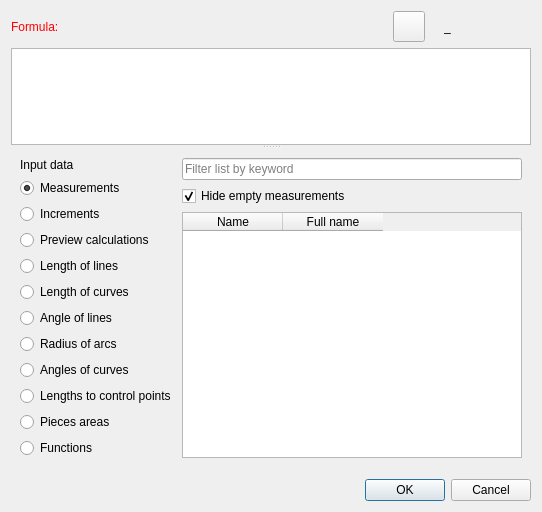
<?xml version="1.0" encoding="UTF-8"?>
<ui version="4.0">
 <class>DialogEditWrongFormula</class>
 <widget class="QDialog" name="DialogEditWrongFormula">
  <property name="windowModality">
   <enum>Qt::WindowModal</enum>
  </property>
  <property name="geometry">
   <rect>
    <x>0</x>
    <y>0</y>
    <width>542</width>
    <height>512</height>
   </rect>
  </property>
  <property name="windowTitle">
   <string>Edit formula</string>
  </property>
  <property name="windowIcon">
   <iconset resource="../../../vmisc/share/resources/icon.qrc">
    <normaloff>:/icon/64x64/icon64x64.png</normaloff>:/icon/64x64/icon64x64.png</iconset>
  </property>
  <property name="modal">
   <bool>true</bool>
  </property>
  <layout class="QVBoxLayout" name="verticalLayout_5">
   <item>
    <layout class="QHBoxLayout" name="horizontalLayout_2">
     <item alignment="Qt::AlignLeft">
      <widget class="QLabel" name="labelEditFormula">
       <property name="sizePolicy">
        <sizepolicy hsizetype="Fixed" vsizetype="Preferred">
         <horstretch>0</horstretch>
         <verstretch>0</verstretch>
        </sizepolicy>
       </property>
       <property name="palette">
        <palette>
         <active>
          <colorrole role="WindowText">
           <brush brushstyle="SolidPattern">
            <color alpha="255">
             <red>255</red>
             <green>0</green>
             <blue>0</blue>
            </color>
           </brush>
          </colorrole>
         </active>
         <inactive>
          <colorrole role="WindowText">
           <brush brushstyle="SolidPattern">
            <color alpha="255">
             <red>255</red>
             <green>0</green>
             <blue>0</blue>
            </color>
           </brush>
          </colorrole>
         </inactive>
         <disabled>
          <colorrole role="WindowText">
           <brush brushstyle="SolidPattern">
            <color alpha="255">
             <red>159</red>
             <green>158</green>
             <blue>158</blue>
            </color>
           </brush>
          </colorrole>
         </disabled>
        </palette>
       </property>
       <property name="text">
        <string>Formula:</string>
       </property>
      </widget>
     </item>
     <item>
      <spacer name="horizontalSpacer">
       <property name="orientation">
        <enum>Qt::Horizontal</enum>
       </property>
       <property name="sizeHint" stdset="0">
        <size>
         <width>40</width>
         <height>20</height>
        </size>
       </property>
      </spacer>
     </item>
     <item alignment="Qt::AlignRight">
      <widget class="QToolButton" name="toolButtonPutHere">
       <property name="toolTip">
        <string>Insert variable into formula</string>
       </property>
       <property name="text">
        <string notr="true"/>
       </property>
       <property name="icon">
        <iconset resource="../../../vmisc/share/resources/icon.qrc">
         <normaloff>:/icon/24x24/putHere.png</normaloff>:/icon/24x24/putHere.png</iconset>
       </property>
       <property name="iconSize">
        <size>
         <width>24</width>
         <height>24</height>
        </size>
       </property>
      </widget>
     </item>
     <item alignment="Qt::AlignRight">
      <widget class="QLabel" name="label">
       <property name="text">
        <string/>
       </property>
       <property name="pixmap">
        <pixmap resource="../../../vmisc/share/resources/icon.qrc">:/icon/light/24x24/equal.png</pixmap>
       </property>
      </widget>
     </item>
     <item alignment="Qt::AlignRight">
      <widget class="QLabel" name="labelResultCalculation">
       <property name="sizePolicy">
        <sizepolicy hsizetype="Fixed" vsizetype="Preferred">
         <horstretch>0</horstretch>
         <verstretch>0</verstretch>
        </sizepolicy>
       </property>
       <property name="minimumSize">
        <size>
         <width>87</width>
         <height>0</height>
        </size>
       </property>
       <property name="toolTip">
        <string>Value</string>
       </property>
       <property name="whatsThis">
        <string notr="true"/>
       </property>
       <property name="text">
        <string notr="true">_</string>
       </property>
      </widget>
     </item>
    </layout>
   </item>
   <item>
    <widget class="QSplitter" name="splitter">
     <property name="orientation">
      <enum>Qt::Vertical</enum>
     </property>
     <widget class="VPlainTextEdit" name="plainTextEditFormula">
      <property name="sizePolicy">
       <sizepolicy hsizetype="Expanding" vsizetype="Preferred">
        <horstretch>0</horstretch>
        <verstretch>0</verstretch>
       </sizepolicy>
      </property>
      <property name="baseSize">
       <size>
        <width>0</width>
        <height>0</height>
       </size>
      </property>
      <property name="toolTip">
       <string>Calculation</string>
      </property>
      <property name="tabChangesFocus">
       <bool>true</bool>
      </property>
     </widget>
     <widget class="QFrame" name="layoutWidget">
      <layout class="QVBoxLayout" name="verticalLayout_4" stretch="3,1">
       <item>
        <layout class="QHBoxLayout" name="horizontalLayout_3">
         <item>
          <layout class="QVBoxLayout" name="verticalLayout_2">
           <item>
            <layout class="QVBoxLayout" name="verticalLayout_3">
             <item>
              <widget class="QLabel" name="label_8">
               <property name="sizePolicy">
                <sizepolicy hsizetype="Preferred" vsizetype="Preferred">
                 <horstretch>0</horstretch>
                 <verstretch>0</verstretch>
                </sizepolicy>
               </property>
               <property name="text">
                <string>Input data</string>
               </property>
              </widget>
             </item>
             <item>
              <widget class="QRadioButton" name="radioButtonStandardTable">
               <property name="sizePolicy">
                <sizepolicy hsizetype="Minimum" vsizetype="Expanding">
                 <horstretch>0</horstretch>
                 <verstretch>0</verstretch>
                </sizepolicy>
               </property>
               <property name="text">
                <string>Measurements</string>
               </property>
               <property name="checked">
                <bool>true</bool>
               </property>
              </widget>
             </item>
             <item>
              <widget class="QRadioButton" name="radioButtonIncrements">
               <property name="sizePolicy">
                <sizepolicy hsizetype="Minimum" vsizetype="Expanding">
                 <horstretch>0</horstretch>
                 <verstretch>0</verstretch>
                </sizepolicy>
               </property>
               <property name="text">
                <string>Increments</string>
               </property>
              </widget>
             </item>
             <item>
              <widget class="QRadioButton" name="radioButtonPC">
               <property name="text">
                <string>Preview calculations</string>
               </property>
              </widget>
             </item>
             <item>
              <widget class="QRadioButton" name="radioButtonLengthLine">
               <property name="enabled">
                <bool>true</bool>
               </property>
               <property name="sizePolicy">
                <sizepolicy hsizetype="Minimum" vsizetype="Expanding">
                 <horstretch>0</horstretch>
                 <verstretch>0</verstretch>
                </sizepolicy>
               </property>
               <property name="text">
                <string>Length of lines</string>
               </property>
              </widget>
             </item>
             <item>
              <widget class="QRadioButton" name="radioButtonLengthSpline">
               <property name="enabled">
                <bool>true</bool>
               </property>
               <property name="sizePolicy">
                <sizepolicy hsizetype="Minimum" vsizetype="Expanding">
                 <horstretch>0</horstretch>
                 <verstretch>0</verstretch>
                </sizepolicy>
               </property>
               <property name="text">
                <string>Length of curves</string>
               </property>
              </widget>
             </item>
             <item>
              <widget class="QRadioButton" name="radioButtonAngleLine">
               <property name="enabled">
                <bool>true</bool>
               </property>
               <property name="sizePolicy">
                <sizepolicy hsizetype="Minimum" vsizetype="Expanding">
                 <horstretch>0</horstretch>
                 <verstretch>0</verstretch>
                </sizepolicy>
               </property>
               <property name="text">
                <string>Angle of lines</string>
               </property>
              </widget>
             </item>
             <item>
              <widget class="QRadioButton" name="radioButtonRadiusesArcs">
               <property name="sizePolicy">
                <sizepolicy hsizetype="Minimum" vsizetype="Expanding">
                 <horstretch>0</horstretch>
                 <verstretch>0</verstretch>
                </sizepolicy>
               </property>
               <property name="text">
                <string>Radius of arcs</string>
               </property>
              </widget>
             </item>
             <item>
              <widget class="QRadioButton" name="radioButtonAnglesCurves">
               <property name="sizePolicy">
                <sizepolicy hsizetype="Minimum" vsizetype="Expanding">
                 <horstretch>0</horstretch>
                 <verstretch>0</verstretch>
                </sizepolicy>
               </property>
               <property name="text">
                <string>Angles of curves</string>
               </property>
              </widget>
             </item>
             <item>
              <widget class="QRadioButton" name="radioButtonCLength">
               <property name="text">
                <string>Lengths to control points</string>
               </property>
              </widget>
             </item>
             <item>
              <widget class="QRadioButton" name="radioButtonPieceArea">
               <property name="text">
                <string>Pieces areas</string>
               </property>
              </widget>
             </item>
             <item>
              <widget class="QRadioButton" name="radioButtonFunctions">
               <property name="sizePolicy">
                <sizepolicy hsizetype="Minimum" vsizetype="Expanding">
                 <horstretch>0</horstretch>
                 <verstretch>0</verstretch>
                </sizepolicy>
               </property>
               <property name="text">
                <string>Functions</string>
               </property>
              </widget>
             </item>
            </layout>
           </item>
          </layout>
         </item>
         <item>
          <layout class="QVBoxLayout" name="verticalLayout">
           <item>
            <widget class="QLineEdit" name="filterFormulaInputs">
             <property name="placeholderText">
              <string>Filter list by keyword</string>
             </property>
            </widget>
           </item>
           <item>
            <widget class="QCheckBox" name="checkBoxHideEmpty">
             <property name="text">
              <string>Hide empty measurements</string>
             </property>
             <property name="checked">
              <bool>true</bool>
             </property>
            </widget>
           </item>
           <item>
            <widget class="QTableWidget" name="tableWidget">
             <property name="minimumSize">
              <size>
               <width>0</width>
               <height>0</height>
              </size>
             </property>
             <property name="cursor" stdset="0">
              <cursorShape>PointingHandCursor</cursorShape>
             </property>
             <property name="sortingEnabled">
              <bool>true</bool>
             </property>
             <column>
              <property name="text">
               <string>Name</string>
              </property>
             </column>
             <column>
              <property name="text">
               <string>Full name</string>
              </property>
             </column>
            </widget>
           </item>
          </layout>
         </item>
        </layout>
       </item>
       <item>
        <widget class="VElidedLabel" name="labelDescription">
         <property name="sizePolicy">
          <sizepolicy hsizetype="Expanding" vsizetype="Expanding">
           <horstretch>0</horstretch>
           <verstretch>0</verstretch>
          </sizepolicy>
         </property>
         <property name="frameShape">
          <enum>QFrame::NoFrame</enum>
         </property>
         <property name="frameShadow">
          <enum>QFrame::Raised</enum>
         </property>
        </widget>
       </item>
      </layout>
     </widget>
    </widget>
   </item>
   <item>
    <widget class="QDialogButtonBox" name="buttonBox">
     <property name="orientation">
      <enum>Qt::Horizontal</enum>
     </property>
     <property name="standardButtons">
      <set>QDialogButtonBox::Cancel|QDialogButtonBox::Ok</set>
     </property>
    </widget>
   </item>
  </layout>
 </widget>
 <customwidgets>
  <customwidget>
   <class>VPlainTextEdit</class>
   <extends>QPlainTextEdit</extends>
   <header>../vwidgets/vplaintextedit.h</header>
  </customwidget>
  <customwidget>
   <class>VElidedLabel</class>
   <extends>QFrame</extends>
   <header>../vwidgets/velidedlabel.h</header>
   <container>1</container>
  </customwidget>
 </customwidgets>
 <tabstops>
  <tabstop>toolButtonPutHere</tabstop>
  <tabstop>radioButtonStandardTable</tabstop>
  <tabstop>radioButtonIncrements</tabstop>
  <tabstop>radioButtonLengthLine</tabstop>
  <tabstop>radioButtonLengthSpline</tabstop>
  <tabstop>radioButtonAngleLine</tabstop>
  <tabstop>checkBoxHideEmpty</tabstop>
  <tabstop>buttonBox</tabstop>
 </tabstops>
 <resources>
  <include location="../../../vmisc/share/resources/icon.qrc"/>
 </resources>
 <connections>
  <connection>
   <sender>buttonBox</sender>
   <signal>accepted()</signal>
   <receiver>DialogEditWrongFormula</receiver>
   <slot>accept()</slot>
   <hints>
    <hint type="sourcelabel">
     <x>248</x>
     <y>254</y>
    </hint>
    <hint type="destinationlabel">
     <x>157</x>
     <y>274</y>
    </hint>
   </hints>
  </connection>
  <connection>
   <sender>buttonBox</sender>
   <signal>rejected()</signal>
   <receiver>DialogEditWrongFormula</receiver>
   <slot>reject()</slot>
   <hints>
    <hint type="sourcelabel">
     <x>316</x>
     <y>260</y>
    </hint>
    <hint type="destinationlabel">
     <x>286</x>
     <y>274</y>
    </hint>
   </hints>
  </connection>
 </connections>
</ui>
